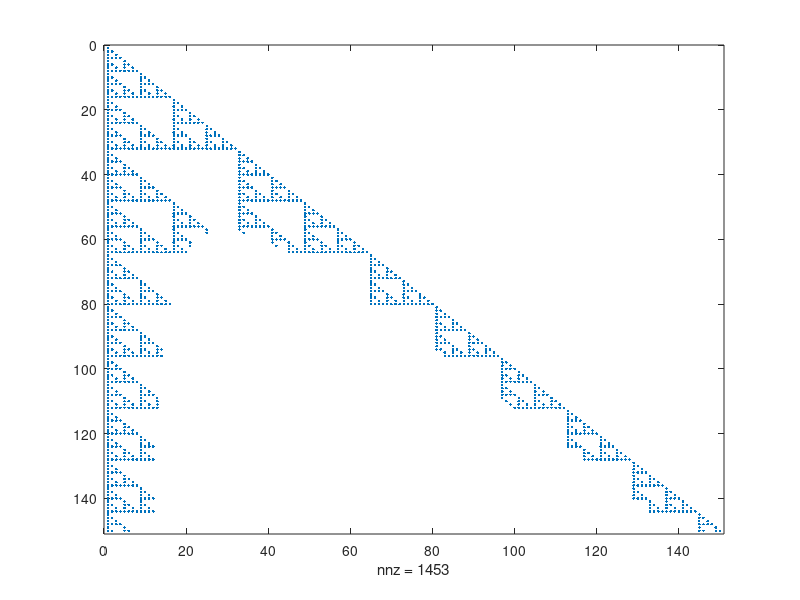

Here is the MATLAB script that generated this plot:
n=150;

A=zeros(n,n);

A(:, 1) = 1;

j=2;

k=2;


while (j<=n)



k=2;


 while (k<=j)



A((j),(k)) =(A((j-1),(k-1)) +A((j-1),(k)));

k=k+1;


 end

j=j+1;


end
B=rem(A,10);
spy(B)
pause(1)
C=rem(A,9);
spy(C)
pause(1)
D=rem(A,8);
spy(D)
pause(1)
E=rem(A,7);
spy(E)
pause(1)
F=rem(A,6);
spy(F)
pause(1)
G=rem(A,5);
spy(G)
pause(1)
H=rem(A,4);
spy(H)
pause(1)
I=rem(A,3);
spy(I)
pause(1)
J=rem(A,2);
spy(J)
pause(1)



 
%this script is similar to problem two however this time instead f changing
%the graph to display each row seperately, i have changed the graph so that
%it will graph the remainder with respect to 10 then 9 then 8 and so on and
%so fourth
